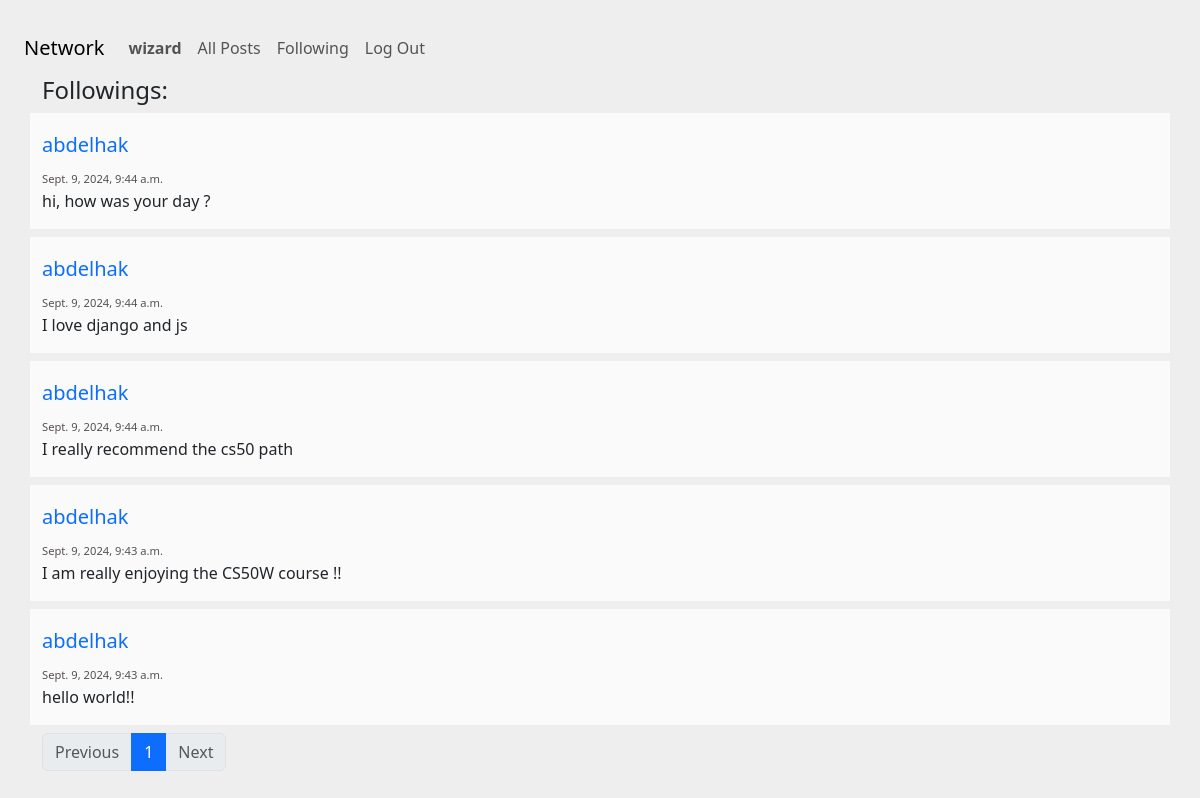
The app's page /following (signed in) with its own data.
### network/models.py (models this page shows, shortened)
class User(AbstractUser):
    followings = models.ManyToManyField('self', symmetrical=False, related_name="followers")
    def __str__(self):
        return self.username

class Post(models.Model):
    content = models.TextField()
    creation_date = models.DateTimeField(auto_now_add=True)
    owner = models.ForeignKey(User, on_delete=models.CASCADE, related_name="posts")

### network/views.py (the view)
# urls.py: path("following",views.following,name="following"),
@login_required
def following(request,i=1):
    posts = Post.objects.filter(owner__in=request.user.followings.all()).order_by('-creation_date')
    paginator = Paginator(posts, 10) #a paginator would have 10 posts only
    postsUI= paginator.page(i)
    return render(request, "network/following.html",
                  {"posts": postsUI,
                   "paginator": paginator
                   })

### network/templates/network/following.html
{% extends "network/index.html" %}
{% block newpost %}
<div class="container">
    <h4>Followings:</h4>
</div>
{% endblock %}

### network/templates/network/posts.html (shortened to what this page needs)
{% extends "network/layout.html" %}
{% load static %}
{% block body %}
{% block newpost %}{% endblock %}
{% for post in posts %}
<div class="container">
  <div class="row mt-2 mb-2 g-bg-secondary" >
    <div class="col-md-8">
        <div id="post" class="post" data-post-id="{{ post.id }}">
          <div>
            <h5>
              <a id="post_owner" class="no-underline" data-owner-id="{{ post.owner.id }}" href="{% url 'profile' user_id=post.owner.id %}">
                {{ post.owner }}
              </a>
            </h5>
            <span class="g-color-gray-dark-v4 g-font-size-12" >{{ post.creation_date }}</span>
          </div>
          <div id="content-{{ post.id }}">{{ post.content }}</div>
        </div>
      </div>
    </div>
  </div>
</div>
{% endfor %}
{% block paginator %}{% endblock %}
{% endblock%}

### network/templates/network/layout.html (shortened to what this page needs)
{% load static %}
<!DOCTYPE html>
<html lang="en">
    <head>
        <link href="https://cdn.jsdelivr.net/npm/bootstrap@5.3.3/dist/css/bootstrap.min.css" rel="stylesheet">        <link href="https://maxcdn.bootstrapcdn.com/font-awesome/4.7.0/css/font-awesome.min.css" rel="stylesheet">
        <link href="{% static 'network/styles.css' %}" rel="stylesheet">
        <link rel="stylesheet" href="https://cdn.jsdelivr.net/npm/bootstrap-icons@1.3.0/font/bootstrap-icons.css">
    </head>
    <body>
        <nav class="navbar navbar-expand-lg ms-4">
            <a class="navbar-brand" href="#">Network</a>
            <div>
              <ul class="navbar-nav mr-auto">
                {% if user.is_authenticated %}
                    <li class="nav-item">
                        <a class="nav-link" href="#"><strong>{{ user.username }}</strong></a>
                    </li>
                {% endif %}
                <li class="nav-item">
                  <a class="nav-link" href="{% url 'index' %}">All Posts</a>
                </li>
                {% if user.is_authenticated %}
                    <li class="nav-item">
                        <a class="nav-link" href="{% url 'following'%}">Following</a>
                    </li>
                    <li class="nav-item">
                        <a class="nav-link" href="{% url 'logout' %}">Log Out</a>
                    </li>
                {% endif %}
              </ul>
            </div>
          </nav>
        <div class="body">
            {% block body %}
            {% endblock %}
    </body>
</html>

### network/static/network/styles.css (style rules this page uses)
body { margin-top:20px; background:#eee; }
.g-bg-secondary { background-color: #fafafa !important; }
.g-font-size-12 { font-size: 0.85714rem !important; }
.post { margin-top:20px; }
.g-color-gray-dark-v4 { color: #1b1313bb !important; }
.g-font-size-12 { font-size: 0.7rem !important; }
.no-underline { text-decoration: none; }

### records on screen
User: username "wizard"
Post: owner "abdelhak", creation_date "Sept. 9, 2024, 9:44 a.m.", content "hi, how was your day ?"
Post: owner "abdelhak", creation_date "Sept. 9, 2024, 9:44 a.m.", content "I love django and js"
Post: owner "abdelhak", creation_date "Sept. 9, 2024, 9:44 a.m.", content "I really recommend the cs50 path"
Post: owner "abdelhak", creation_date "Sept. 9, 2024, 9:43 a.m.", content "I am really enjoying the CS50W course !!"
Post: owner "abdelhak", creation_date "Sept. 9, 2024, 9:43 a.m.", content "hello world!!"

### other values on screen
{{ i }} "1"
